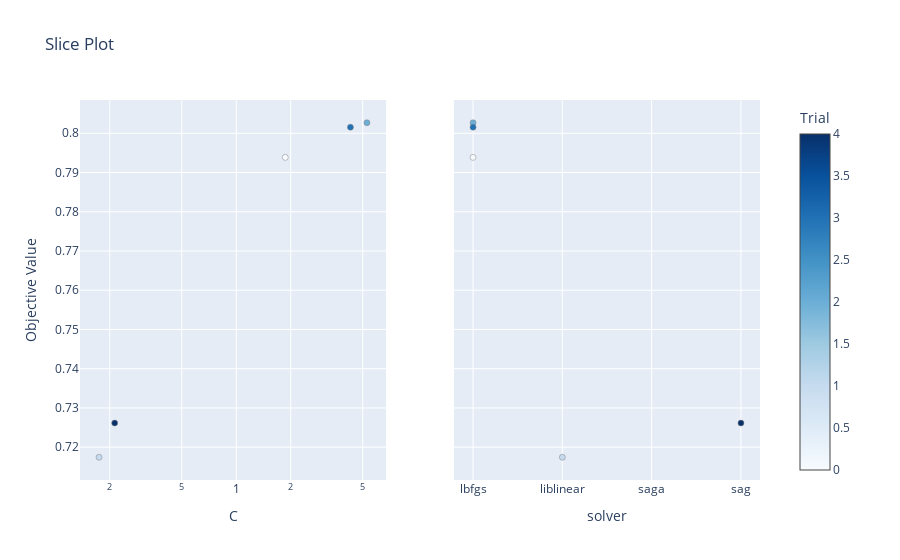

Write notebook code for a chart like this one.
### Code cell
vis.plot_slice(study)

### Figure 1 — Plotly figure (JSON) as saved in the notebook; plotly's stock layout.template omitted (floating-point values rounded to 4 significant figures)
{"data": [{"marker": {"color": [0, 1, 2, 3, 4], "colorbar": {"title": {"text": "Trial"}, "x": 1, "xpad": 40}, "colorscale": [[0, "rgb(247,251,255)"], [0.125, "rgb(222,235,247)"], [0.25, "rgb(198,219,239)"], [0.375, "rgb(158,202,225)"], [0.5, "rgb(107,174,214)"], [0.625, "rgb(66,146,198)"], [0.75, "rgb(33,113,181)"], [0.875, "rgb(8,81,156)"], [1, "rgb(8,48,107)"]], "line": {"color": "Grey", "width": 0.5}, "showscale": true}, "mode": "markers", "name": "Feasible Trial", "showlegend": false, "type": "scatter", "x": [1.866, 0.1745, 5.275, 4.276, 0.2129], "xaxis": "x", "y": [0.7939, 0.7174, 0.8027, 0.8016, 0.7261], "yaxis": "y"}, {"marker": {"color": [0, 1, 2, 3, 4], "colorbar": {"title": {"text": "Trial"}, "x": 1, "xpad": 40}, "colorscale": [[0, "rgb(247,251,255)"], [0.125, "rgb(222,235,247)"], [0.25, "rgb(198,219,239)"], [0.375, "rgb(158,202,225)"], [0.5, "rgb(107,174,214)"], [0.625, "rgb(66,146,198)"], [0.75, "rgb(33,113,181)"], [0.875, "rgb(8,81,156)"], [1, "rgb(8,48,107)"]], "line": {"color": "Grey", "width": 0.5}, "showscale": false}, "mode": "markers", "name": "Feasible Trial", "showlegend": false, "type": "scatter", "x": ["lbfgs", "liblinear", "lbfgs", "lbfgs", "sag"], "xaxis": "x2", "y": [0.7939, 0.7174, 0.8027, 0.8016, 0.7261], "yaxis": "y2"}], "layout": {"title": {"text": "Slice Plot"}, "xaxis": {"anchor": "y", "domain": [0, 0.45], "title": {"text": "C"}, "type": "log"}, "xaxis2": {"anchor": "y2", "categoryarray": ["lbfgs", "liblinear", "saga", "sag"], "categoryorder": "array", "domain": [0.55, 1], "title": {"text": "solver"}, "type": "category"}, "yaxis": {"anchor": "x", "domain": [0, 1], "title": {"text": "Objective Value"}}, "yaxis2": {"anchor": "x2", "domain": [0, 1], "matches": "y", "showticklabels": false}}}
